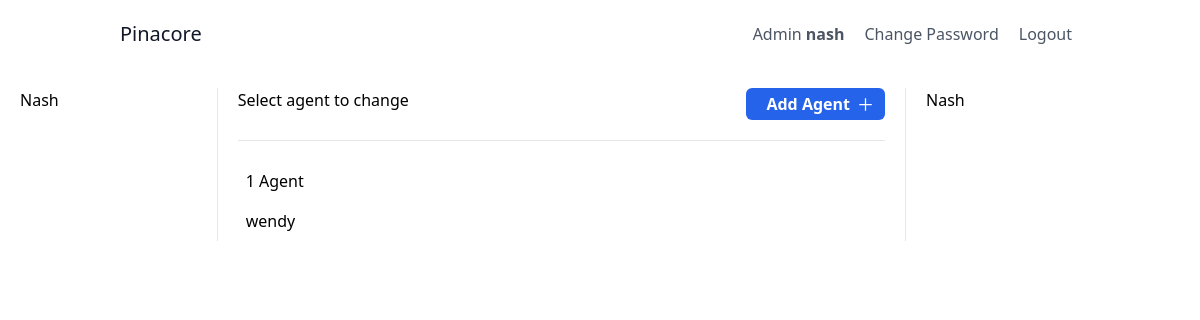
/administrator/ (signed in), run on an earlier commit of the app's database.
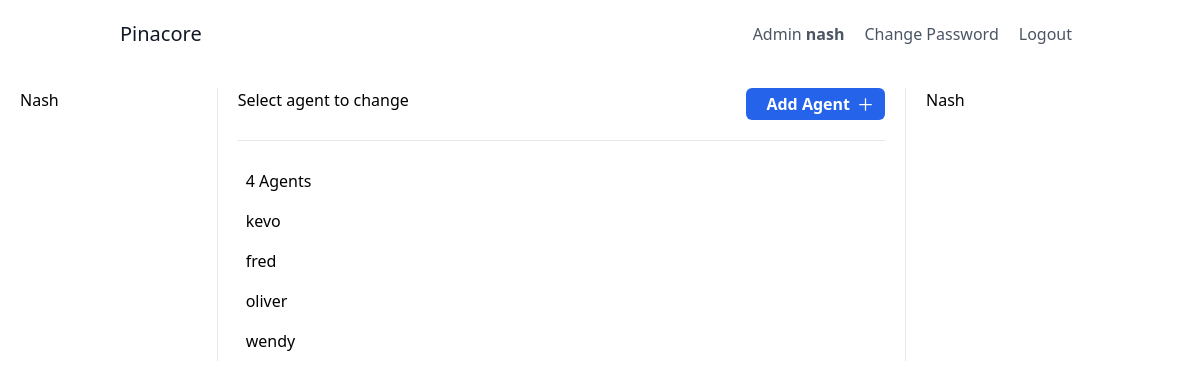
And on a later commit of the database.
### app/models.py (models this page shows, shortened)
class User(AbstractUser):
    is_admin = models.BooleanField('admin', default=False)
    is_agent = models.BooleanField('agent', default=False)
    is_lead = models.BooleanField('lead', default=False)

class Agent(models.Model):
    user = models.ForeignKey(User, on_delete=models.CASCADE, related_name="agent")

### app/views.py (the view)
# urls.py: path('administrator/', views.administrator_index, name="administrator"),
@administrator_required
def administrator_index(request):
    agent_list = Agent.objects.all().order_by('-id')
    agent_list_count = agent_list.count()
    context = {'agent_list':agent_list, 'agent_list_count':agent_list_count}
    return render(request, "app/admin_index.html", context)

### app/templates/app/admin_index.html (shortened to what this page needs)
{% extends 'base.html' %}
{% block content %}
<div class="">
    <div class="grid grid-cols-12 gap-5">
        <div class="col-span-2 hidden md:block">Nash</div>
        <div class="col-span-10 lg:col-span-7 border-l pl-5">
            <div class="flex justify-between align-center mb-5">
                <span>Select agent to change</span>
                <a href="{% url 'add_agent' %}" class="bg-blue-600 text-white px-3 py-1 rounded-md flex items-center">
                    <span class="px-2 font-bold">Add Agent</span>
                    <svg fill="white" xmlns="http://www.w3.org/2000/svg" x="0px" y="0px" width="15" height="15"
                        viewBox="0 0 24 24">
                        <path fill-rule="evenodd"
                            d="M 11 2 L 11 11 L 2 11 L 2 13 L 11 13 L 11 22 L 13 22 L 13 13 L 22 13 L 22 11 L 13 11 L 13 2 Z">
                        </path>
                    </svg>
                </a>
            </div>
            <hr>
            <div class="mt-5">
                <ul>
                    <li class="p-2">
                        {% if agent_list_count == 1 %}
                        {{agent_list_count}} Agent
                        {% else %}
                        {{agent_list_count}} Agents
                        {% endif %}</li>
                    {% for agent in agent_list %}
                    <li class="p-2"><a href="">{{agent.user}}</a></li>
                    {% endfor %}
                </ul>
            </div>
        </div>
        <div class="col-span-3 border-l pl-5 hidden lg:block">Nash</div>
    </div>
</div>
{% endblock content %}

### templates/base.html (shortened to what this page needs)
<!DOCTYPE html>
<html lang="en">
<head>
    <script src="https://cdn.tailwindcss.com"></script>
</head>
<body>
    {% include 'navbar.html' %}
    <div class="m-5">
        {% block content %}{% endblock content %}
    </div>
</body>
</html>

### templates/navbar.html
<header class="text-gray-600 body-font">
    <div class="container mx-auto flex flex-wrap p-5 flex-col md:flex-row items-center">
        <a href="/" class="flex title-font font-medium items-center text-gray-900 mb-4 md:mb-0">
            <span class="ml-3 text-xl">Pinacore</span>
        </a>
        {% if request.user.is_authenticated %}
        <nav class="md:ml-auto flex flex-wrap items-center text-base justify-center">
            <a class="mr-5 hover:text-gray-900">
                {% if request.user.is_admin %}
                Admin
                {% elif request.user.is_agent %}
                Agent
                {% elif request.user.is_lead %}
                Lead
                {% endif %}
                <span class="font-bold">{{ request.user }}</span>
            </a>
            <a class="mr-5 hover:text-gray-900">Change Password</a>
            <a href="{% url 'logout' %}" class="mr-5 hover:text-gray-900">Logout</a>
        </nav>
        {% endif %}
    </div>
</header>

What changed in the data, as far as the page shows it:
added Agent: user "kevo"
added Agent: user "fred"
added Agent: user "oliver"
Also different on the page:
{{ agent_list_count }}: (not shown) → "4"
{{ agent_list_count }}: "1" → (not shown)
text no longer shown: "Agent"
text now shown: "Agents"
